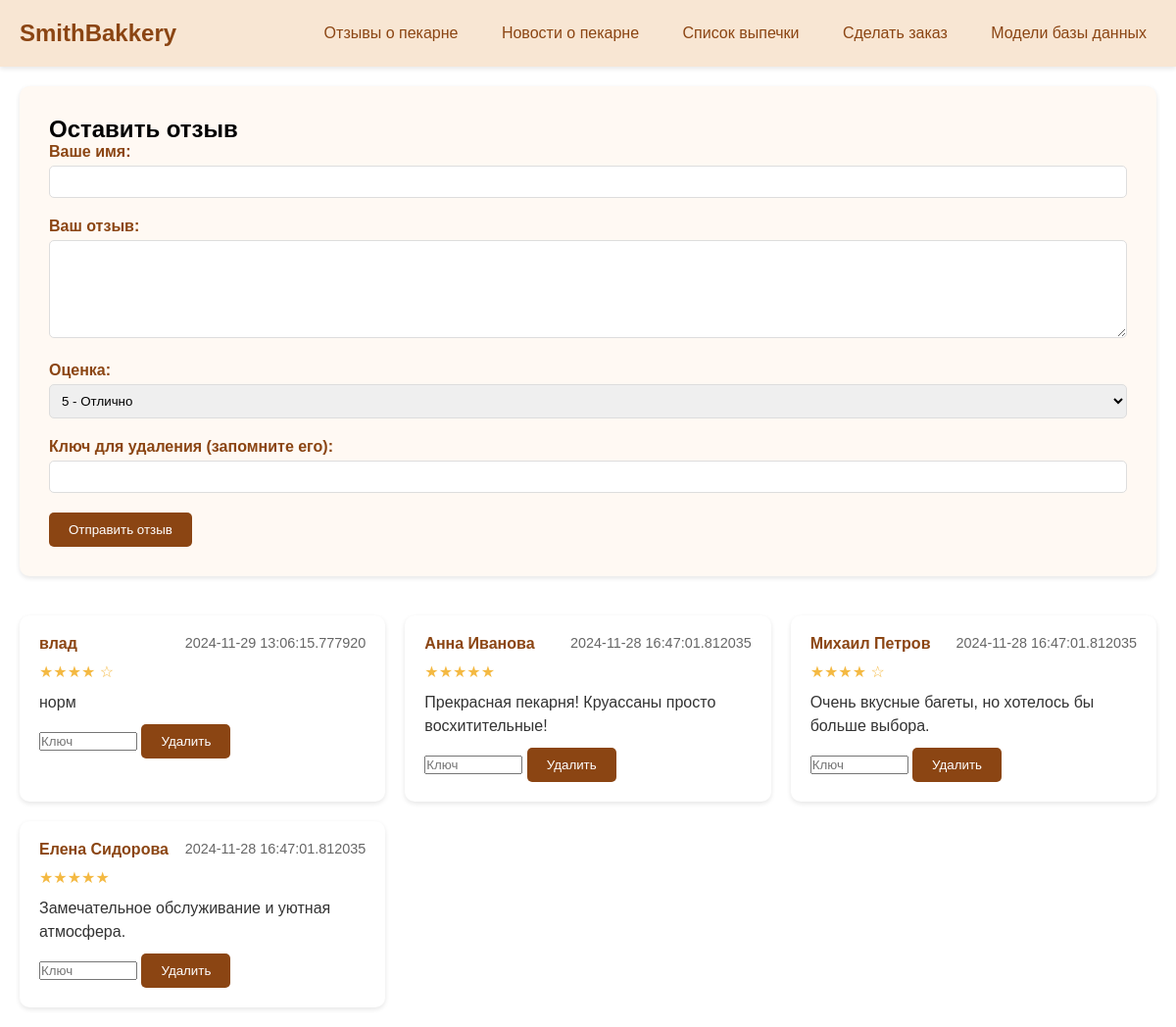
The app's page /reviews with its own data.
### tables this page shows
CREATE TABLE reviews
                 (id INTEGER PRIMARY KEY AUTOINCREMENT,
                  author TEXT NOT NULL,
                  content TEXT NOT NULL,
                  rating INTEGER NOT NULL,
                  date DATETIME NOT NULL,
                  delete_key TEXT NOT NULL);

### app.py (the view, shortened to what this page needs)
@app.route('/reviews', methods=['GET', 'POST'])
def reviews():
    conn = sqlite3.connect('new_bakery.db')
    conn.row_factory = sqlite3.Row
    c = conn.cursor()
    c.execute("SELECT * FROM reviews ORDER BY date DESC")
    reviews = c.fetchall()
    conn.close()
    return render_template('reviews.html', reviews=reviews)

### templates/reviews.html (shortened to what this page needs)
<!DOCTYPE html>
<html lang="ru">
<head>
</head>
<body>
    <div class="header">
        <a href="/" class="logo">SmithBakkery</a>
        <nav class="nav">
            <a href="/reviews" class="nav-item">Отзывы о пекарне</a>
            <a href="/news" class="nav-item">Новости о пекарне</a>
            <a href="/menu" class="nav-item">Список выпечки</a>
            <a href="/order" class="nav-item">Сделать заказ</a>
            <a href="/models" class="nav-item">Модели базы данных</a>
        </nav>
    </div>
    <div class="container">
        <div class="review-form">
            <h2>Оставить отзыв</h2>
            <form method="POST">
                <div class="form-group">
                    <label for="author">Ваше имя:</label>
                    <input type="text" id="author" name="author" required>
                </div>
                <div class="form-group">
                    <label for="content">Ваш отзыв:</label>
                    <textarea id="content" name="content" required></textarea>
                </div>
                <div class="form-group">
                    <label for="rating">Оценка:</label>
                    <select id="rating" name="rating" required>
                        <option value="5">5 - Отлично</option>
                    </select>
                </div>
                <div class="form-group">
                    <label for="delete_key">Ключ для удаления (запомните его):</label>
                    <input type="text" id="delete_key" name="delete_key" required>
                </div>
                <button type="submit" class="submit-btn">Отправить отзыв</button>
            </form>
        </div>
        <div class="reviews-list">
            {% for review in reviews %}
                <div class="review-card">
                    <div class="review-header">
                        <span class="review-author">{{ review['author'] }}</span>
                        <span class="review-date">{{ review['date'] }}</span>
                    </div>
                    <div class="review-rating">
                        {% for _ in range(review['rating']) %}★{% endfor %}
                        {% for _ in range(5 - review['rating']) %}☆{% endfor %}
                    </div>
                    <div class="review-content">
                        {{ review['content'] }}
                    </div>
                    <form class="delete-form" action="{{ url_for('delete_review') }}" method="POST">
                        <input type="text" name="delete_key" class="delete-key" placeholder="Ключ" required>
                        <button type="submit" class="submit-btn">Удалить</button>
                    </form>
                </div>
            {% endfor %}
        </div>
    </div>
</body>
</html>

### templates/reviews.html (style rules this page uses)
* { margin: 0; padding: 0; box-sizing: border-box; font-family: Arial, sans-serif; }
.header { background-color: #f8e6d3; padding: 20px; box-shadow: 0 2px 5px rgba(0,0,0,0.1); }
.logo { color: #8b4513; font-size: 24px; font-weight: bold; text-decoration: none; }
.nav { float: right; }
.nav-item { display: inline-block; margin-left: 20px; color: #8b4513; text-decoration: none; padding: 5px 10px; border-radius: 5px; transition: background-color 0.3s; }
.container { max-width: 1200px; margin: 0 auto; padding: 20px; }
.review-form { background-color: #fff9f3; padding: 30px; border-radius: 10px; margin-bottom: 40px; box-shadow: 0 2px 5px rgba(0,0,0,0.1); }
.form-group { margin-bottom: 20px; }
.form-group label { display: block; margin-bottom: 5px; color: #8b4513; font-weight: bold; }
.form-group input, .form-group textarea, .form-group select { width: 100%; padding: 8px; border: 1px solid #ddd; border-radius: 5px; }
.form-group textarea { height: 100px; resize: vertical; }
.submit-btn { background-color: #8b4513; color: white; padding: 10px 20px; border: none; border-radius: 5px; cursor: pointer; transition: background-color 0.3s; }
.reviews-list { display: grid; grid-template-columns: repeat(auto-fill, minmax(300px, 1fr)); gap: 20px; }
.review-card { background-color: #fff; padding: 20px; border-radius: 10px; box-shadow: 0 2px 5px rgba(0,0,0,0.1); }
.review-header { display: flex; justify-content: space-between; margin-bottom: 10px; }
.review-author { color: #8b4513; font-weight: bold; }
.review-date { color: #666; font-size: 0.9em; }
.review-rating { color: #f4b942; margin-bottom: 10px; }
.review-content { color: #333; line-height: 1.5; }
.delete-form { margin-top: 10px; }
.delete-key { width: 100px !important; display: inline-block !important; }

### records on screen
reviews: author "влад", date "2024-11-29 13:06:15.777920", content "норм"
reviews: author "Анна Иванова", date "2024-11-28 16:47:01.812035", content "Прекрасная пекарня! Круассаны просто восхитительные!"
reviews: author "Михаил Петров", date "2024-11-28 16:47:01.812035", content "Очень вкусные багеты, но хотелось бы больше выбора."
reviews: author "Елена Сидорова", date "2024-11-28 16:47:01.812035", content "Замечательное обслуживание и уютная атмосфера."
